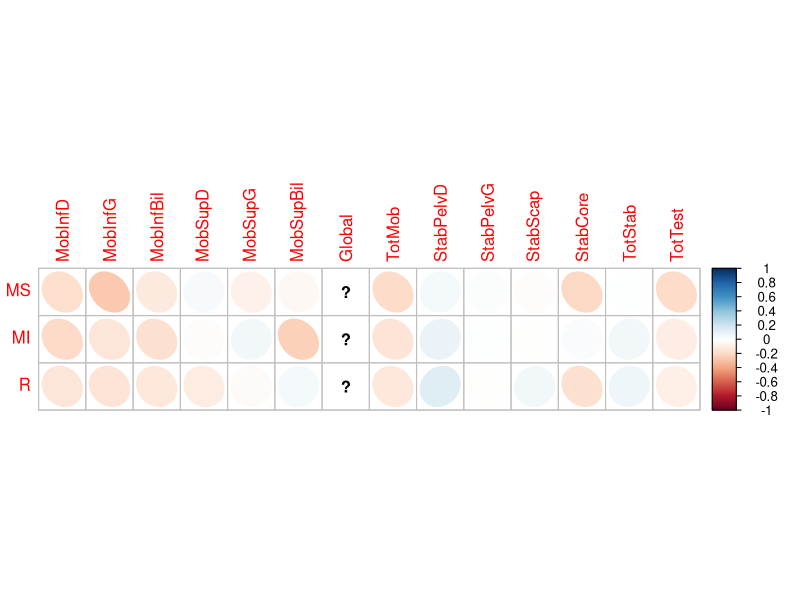

The R source for this figure:
## ---- chunk 1
knitr::opts_chunk$set(echo = TRUE)
## ---- chunk 2
library("readxl")
library("tidyr")
library("corrplot")
data = read_excel("tm2s_2021.xlsx")
small_data = read_excel("small_tm2S_2021.xlsx")
## ---- chunk 3
MS = data[data$Categorie=="MS",]; MS = MS[rowSums(is.na(MS)) != ncol(MS), ] 
MI = data[data$Categorie=="MI",]; MI = MI[rowSums(is.na(MI)) != ncol(MI), ] 
RT = data[data$Categorie=="R",]; RT = RT[rowSums(is.na(RT)) != ncol(RT), ] 
## ---- chunk 4
compteur_j = 0
compteur_i = 0
correlations = matrix(ncol = 14, nrow = 3)
rownames(correlations) = c("MS", "MI","R")
colnames(correlations) = c("MobInfD","MobInfG","MobInfBil","MobSupD","MobSupG","MobSupBil","Global","TotMob","StabPelvD","StabPelvG","StabScap","StabCore","TotStab","TotTest")
for (j in c(22,23,24)){
  compteur_j = compteur_j + 1
  for (i in c(4,5,6,8,9,10,12,13,14,15,17,18,19,20)){
    compteur_i = compteur_i + 1
    correlations[compteur_j,compteur_i] = cor(small_data[j],small_data[i])
  }
  compteur_i = 0
}
corrplot(correlations, method='ellipse')
